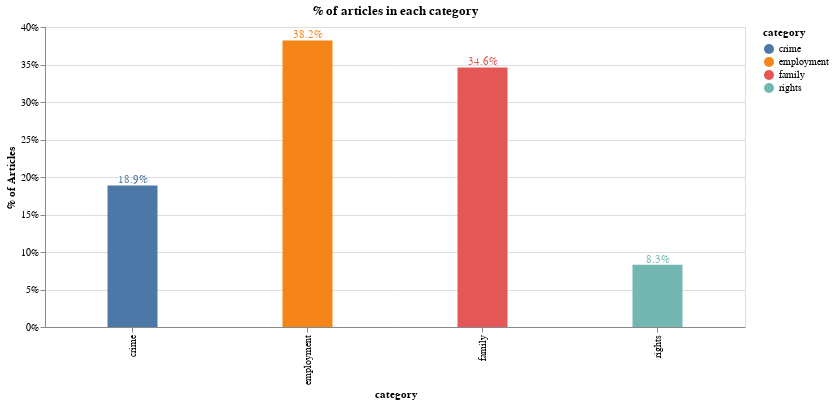

Source (notebook cell):
### Code cell
df['id'] = 1
df2 = pd.DataFrame(df.groupby('category').count()['id']).reset_index()

bars = alt.Chart(df2).mark_bar(size=50).encode(
    x=alt.X('category'),
    y=alt.Y('PercentOfTotal:Q', axis=alt.Axis(format='.0%', title='% of Articles')),
    color='category'
).transform_window(
    TotalArticles='sum(id)',
    frame=[None, None]
).transform_calculate(
    PercentOfTotal="datum.id / datum.TotalArticles"
)

text = bars.mark_text(
    align='center',
    baseline='bottom',
    #dx=5  # Nudges text to right so it doesn't appear on top of the bar
).encode(
    text=alt.Text('PercentOfTotal:Q', format='.1%')
)

(bars + text).interactive().properties(
    height=300, 
    width=700,
    title = "% of articles in each category",
)

### Figure 1 — Vega-Lite specification as saved in the notebook (floating-point values rounded to 4 significant figures)
{"config": {"view": {"continuousWidth": 400, "continuousHeight": 300}}, "layer": [{"mark": {"type": "bar", "size": 50}, "encoding": {"color": {"type": "nominal", "field": "category"}, "x": {"type": "nominal", "field": "category"}, "y": {"type": "quantitative", "axis": {"format": ".0%", "title": "% of Articles"}, "field": "PercentOfTotal"}}, "selection": {"selector004": {"type": "interval", "bind": "scales", "encodings": ["x", "y"]}}, "transform": [{"window": [{"op": "sum", "field": "id", "as": "TotalArticles"}], "frame": [null, null]}, {"calculate": "datum.id / datum.TotalArticles", "as": "PercentOfTotal"}]}, {"mark": {"type": "text", "align": "center", "baseline": "bottom"}, "encoding": {"color": {"type": "nominal", "field": "category"}, "text": {"type": "quantitative", "field": "PercentOfTotal", "format": ".1%"}, "x": {"type": "nominal", "field": "category"}, "y": {"type": "quantitative", "axis": {"format": ".0%", "title": "% of Articles"}, "field": "PercentOfTotal"}}, "transform": [{"window": [{"op": "sum", "field": "id", "as": "TotalArticles"}], "frame": [null, null]}, {"calculate": "datum.id / datum.TotalArticles", "as": "PercentOfTotal"}]}], "data": {"name": "data-a7d8f60767ded27d7fde4da9d0a900c3"}, "height": 300, "title": "% of articles in each category", "width": 700, "$schema": "https://vega.github.io/schema/vega-lite/v4.8.1.json", "datasets": {"data-a7d8f60767ded27d7fde4da9d0a900c3": [{"category": "crime", "id": 368}, {"category": "employment", "id": 745}, {"category": "family", "id": 675}, {"category": "rights", "id": 162}]}}
